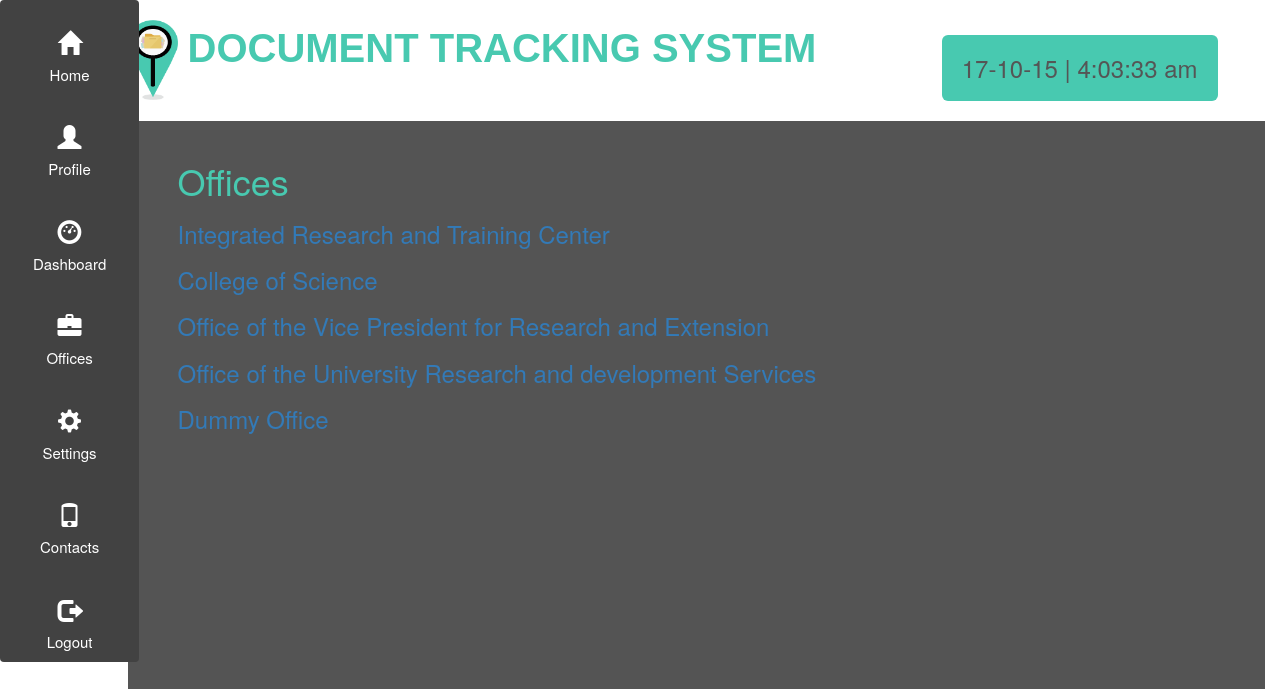
The page /index.php/home/offices on the database its author committed.
### tables this page shows
CREATE TABLE `office` (
  `office_id` int(3) NOT NULL,
  `office_desc` varchar(200) NOT NULL
);

### application/controllers/Home.php (called while the page is built, shortened)
<?php
class Home extends CI_Controller {
	public function __construct(){
                $this->load->helper(array('form', 'url'));
    }
		public function offices(){
			$header_data['title']="Offices";
			$this->load->model('dts_model');
			$hold = $this->dts_model->getOffices();
			$data['offices'] = $hold;
			$this->load->view('header2',$header_data);
			$this->load->view('header');
			$this->load->view('offices',$data);
			$this->load->view('footer');
		}
}

### index.php (called while the page is built, shortened)
<?php
require_once BASEPATH.'core/CodeIgniter.php';

### application/models/dts_model.php (called while the page is built, shortened)
<?php
	class dts_model extends CI_Model{
		public function getOffices()
		{
			$this->db->select('*');
			$this->db->from('office');
			$query= $this->db->get();
			return $query-> result_array();
		}
	}
?>

### application/views/offices.php (the view)
<div class="container body">
	<div class="container red">
			<div class="h">
			<h1>Offices</h1>
			<?php foreach($offices as $o) :?>
			<h3><a href="<?php echo site_url('Home/dept/'.$o["office_id"]); ?>"><?php echo $o["office_desc"]; ?></a></h3>
		<?php endforeach; ?>
		   </div>
	   </div>
</div>

### assets/css/modi.css (style rules this page uses)
body { background:url(http://[::1]/DTS/assets/images/1.jpg) no-repeat center center fixed; -webkit-background-size: cover; -moz-background-size: cover; -o-background-size: cover; background-size: cover; padding: 0px; margin: 0; }
.red { background-color: rgba(66,66,66,0.9); margin: 0px 10px 0px 65px; padding-left: 50px; padding-right: 50px; padding-top: 20px; padding-bottom:0px; max-width:1160px; min-height:1300px; }
h1, h2, h3, h4, h5, h6 { color:#48C9B0; }
.h { color: #EC7063; float: left; }

### rows shown on the page
office: office_desc "Integrated Research and Training Center"
office: office_desc "College of Science"
office: office_desc "Office of the Vice President for Research and Extension"
office: office_desc "Office of the University Research and development Services"
office: office_desc "Dummy Office"
